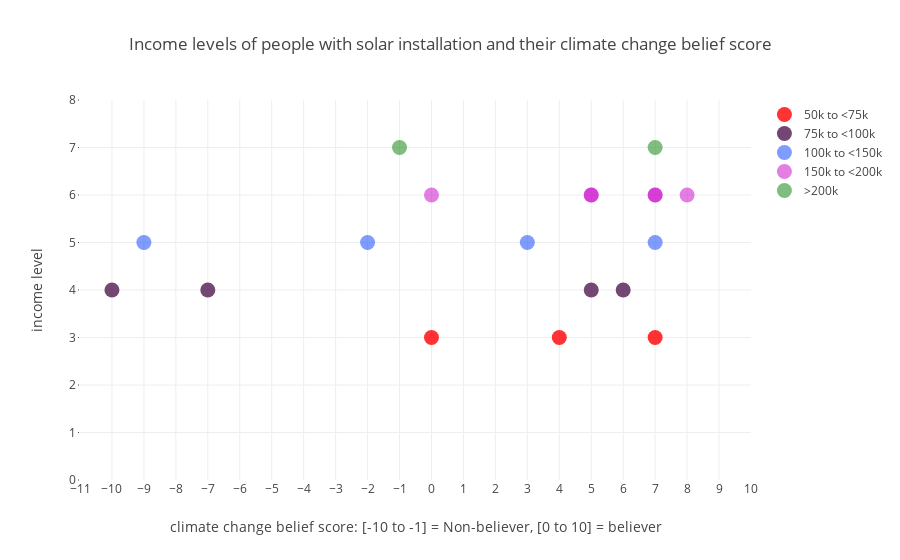

Here is the notebook cell this chart was saved with:
### Code cell
## Scatter chart showing the distribution of solar respondents who are believers and non-believers, and their
## income level

trace1 = go.Scatter(
                    x = ccbeliefs2_income_1['climatechange_beliefs_score'],
                    y = ccbeliefs2_income_1['income'],
                    mode = "markers",
                    name = "<25k", 
                    marker = dict(size = 15, color = 'rgba(0, 125, 0, 0.5)'),
                    text= ccbeliefs2_income_1.income.value_counts())

trace2 = go.Scatter(
                    x = ccbeliefs2_income_2['climatechange_beliefs_score'],
                    y = ccbeliefs2_income_2['income'],
                    mode = "markers",
                    name = "25k to <50k", 
                    marker = dict(size = 15, color = 'rgba(0, 125, 0, 0.5)'),
                    text= ccbeliefs2_income_2.income.value_counts())

trace3 = go.Scatter(
                    x = ccbeliefs2_income_3['climatechange_beliefs_score'],
                    y = ccbeliefs2_income_3['income'],
                    mode = "markers",
                    name = "50k to <75k",
                    marker = dict(size = 15, color = 'rgba(255, 0, 0, 0.8)'),
                    text= ccbeliefs2_income_3.income.value_counts())
# Create trace2
trace4 = go.Scatter(
                    x = ccbeliefs2_income_4['climatechange_beliefs_score'],
                    y = ccbeliefs2_income_4['income'],
                    mode = "markers",
                    name = "75k to <100k",
                    marker = dict(size = 15, color = 'rgba(80, 26, 80, 0.8)'),
                    text= ccbeliefs2_income_4.income.value_counts())
# Create trace3
trace5 = go.Scatter(
                    x = ccbeliefs2_income_5['climatechange_beliefs_score'],
                    y = ccbeliefs2_income_5['income'],
                    mode = "markers",
                    name = "100k to <150k", 
                    marker = dict(size = 15, color = 'rgba(0, 60, 255, 0.5)'),
                    text= ccbeliefs2_income_5.income.value_counts())
trace6 = go.Scatter(
                    x = ccbeliefs2_income_6['climatechange_beliefs_score'],
                    y = ccbeliefs2_income_6['income'],
                    mode = "markers",
                    name = "150k to <200k", 
                    marker = dict(size = 15, color = 'rgba(200, 0, 200, 0.5)'),
                    text= ccbeliefs2_income_6.income.value_counts())

trace7 = go.Scatter(
                    x = ccbeliefs2_income_7['climatechange_beliefs_score'],
                    y = ccbeliefs2_income_7['income'],
                    mode = "markers",
                    name = ">200k", 
                    marker = dict(size = 15, color = 'rgba(0, 125, 0, 0.5)'),
                    text= ccbeliefs2_income_7.income.value_counts())

data = [trace1, trace2, trace3, trace4, trace5, trace6, trace7]

layout = dict(title = 'Income levels of people with solar installation and their climate change belief score ',
              xaxis= dict(range=[-11,10], title = 'climate change belief score: [-10 to -1] = Non-believer, [0 to 10] = believer',dtick = 1,zeroline= False),
              yaxis= dict(range=[0,8], title = 'income level',ticklen= 1,zeroline= False)
             )

fig = dict(data = data, layout = layout)
iplot(fig)

### Figure 1 — Plotly figure (JSON) as saved in the notebook; plotly's stock layout.template omitted (floating-point values rounded to 4 significant figures)
{"data": [{"marker": {"color": "rgba(0, 125, 0, 0.5)", "size": 15}, "mode": "markers", "name": "<25k", "text": [], "type": "scatter", "uid": "f6575b07-97af-464d-93de-c01c77b72053", "x": [], "y": []}, {"marker": {"color": "rgba(0, 125, 0, 0.5)", "size": 15}, "mode": "markers", "name": "25k to <50k", "text": [], "type": "scatter", "uid": "0ce315b7-1c75-43a9-ae38-4f765ea14a28", "x": [], "y": []}, {"marker": {"color": "rgba(255, 0, 0, 0.8)", "size": 15}, "mode": "markers", "name": "50k to <75k", "text": [3], "type": "scatter", "uid": "8b58586e-a12f-466a-b24d-2fe2062c912d", "x": [7, 0, 4], "y": [3, 3, 3]}, {"marker": {"color": "rgba(80, 26, 80, 0.8)", "size": 15}, "mode": "markers", "name": "75k to <100k", "text": [4], "type": "scatter", "uid": "8bfc78e2-25f6-4bfc-84e5-0cb7e65aeeda", "x": [6, 5, -7, -10], "y": [4, 4, 4, 4]}, {"marker": {"color": "rgba(0, 60, 255, 0.5)", "size": 15}, "mode": "markers", "name": "100k to <150k", "text": [4], "type": "scatter", "uid": "5f1e746b-8652-4f1e-b74c-aa58ba5aa112", "x": [-9, 3, 7, -2], "y": [5, 5, 5, 5]}, {"marker": {"color": "rgba(200, 0, 200, 0.5)", "size": 15}, "mode": "markers", "name": "150k to <200k", "text": [6], "type": "scatter", "uid": "e2bfe3b9-a5c0-463d-99cf-ce10e68e060c", "x": [8, 7, 5, 0, 5, 7], "y": [6, 6, 6, 6, 6, 6]}, {"marker": {"color": "rgba(0, 125, 0, 0.5)", "size": 15}, "mode": "markers", "name": ">200k", "text": [2], "type": "scatter", "uid": "3b153e71-caae-4131-997a-04de4471891f", "x": [7, -1], "y": [7, 7]}], "layout": {"title": {"text": "Income levels of people with solar installation and their climate change belief score "}, "xaxis": {"dtick": 1, "range": [-11, 10], "title": {"text": "climate change belief score: [-10 to -1] = Non-believer, [0 to 10] = believer"}, "zeroline": false}, "yaxis": {"range": [0, 8], "ticklen": 1, "title": {"text": "income level"}, "zeroline": false}}}
